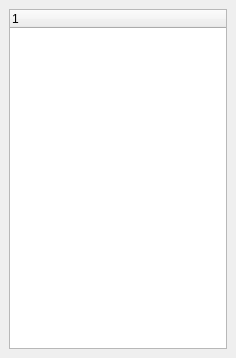
<ui version="4.0" >
 <class>NetworkWidget</class>
 <widget class="QWidget" name="NetworkWidget" >
  <property name="geometry" >
   <rect>
    <x>0</x>
    <y>0</y>
    <width>236</width>
    <height>358</height>
   </rect>
  </property>
  <property name="windowTitle" >
   <string>Form</string>
  </property>
  <layout class="QHBoxLayout" >
   <property name="margin" >
    <number>9</number>
   </property>
   <property name="spacing" >
    <number>6</number>
   </property>
   <item>
    <widget class="QTreeWidget" name="tree" />
   </item>
  </layout>
 </widget>
 <resources/>
 <connections/>
</ui>
